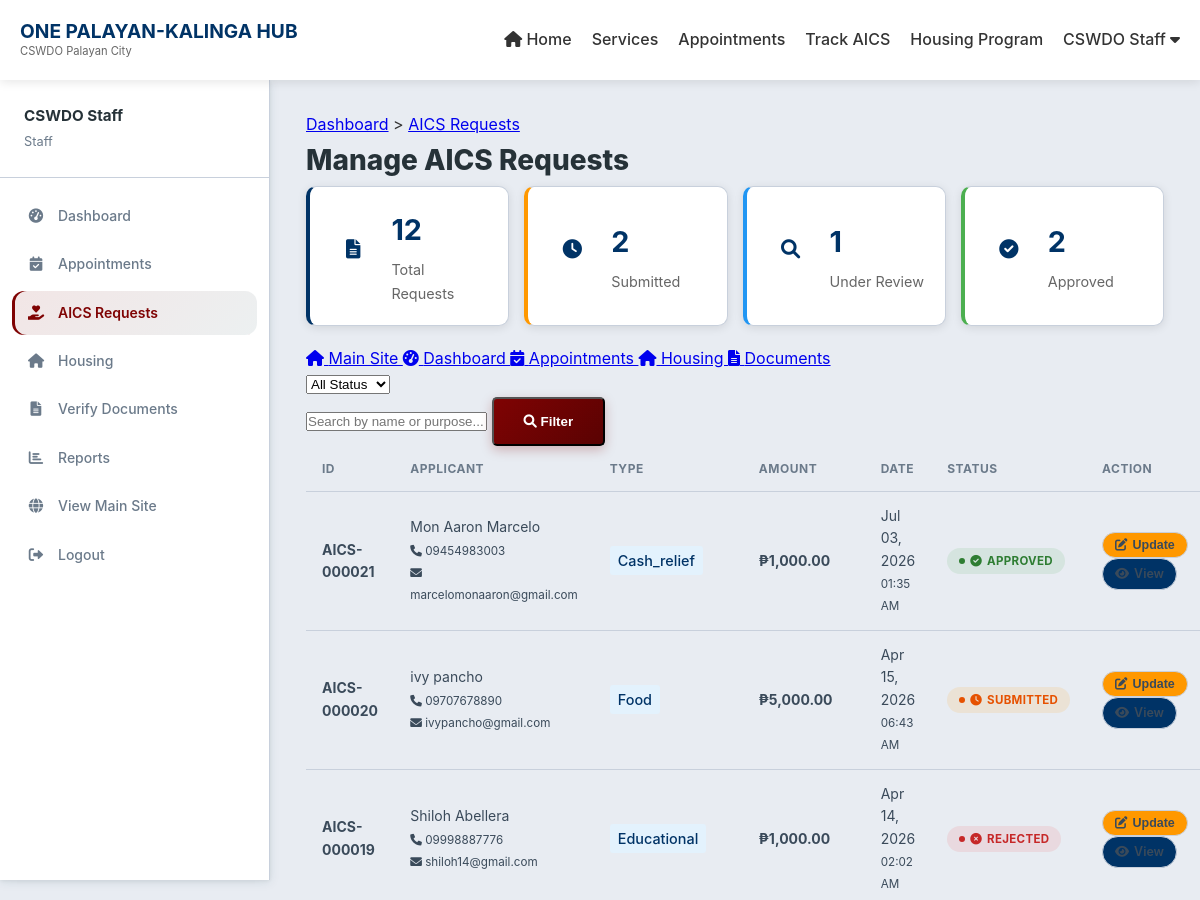
The page /manage-aics.php (signed in, upper part) on the database as committed earlier.
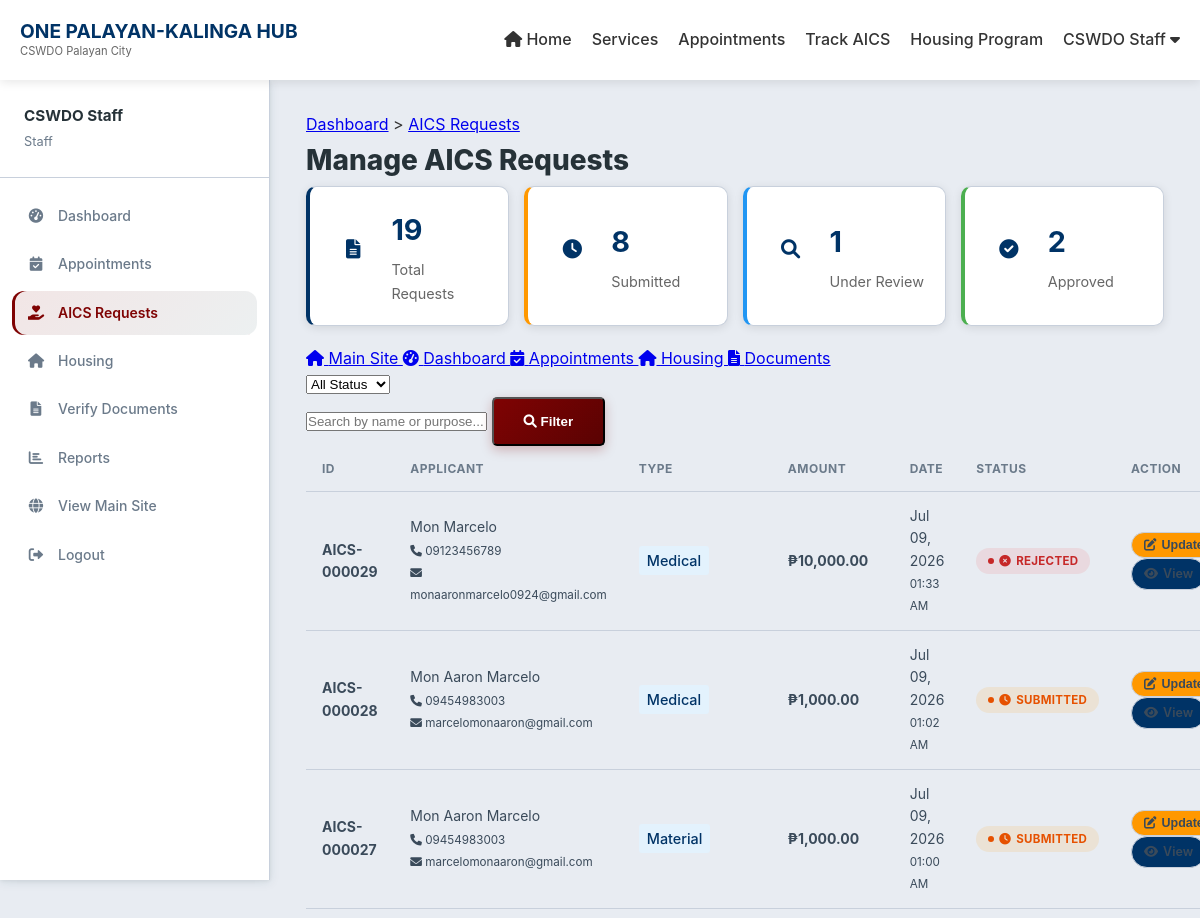
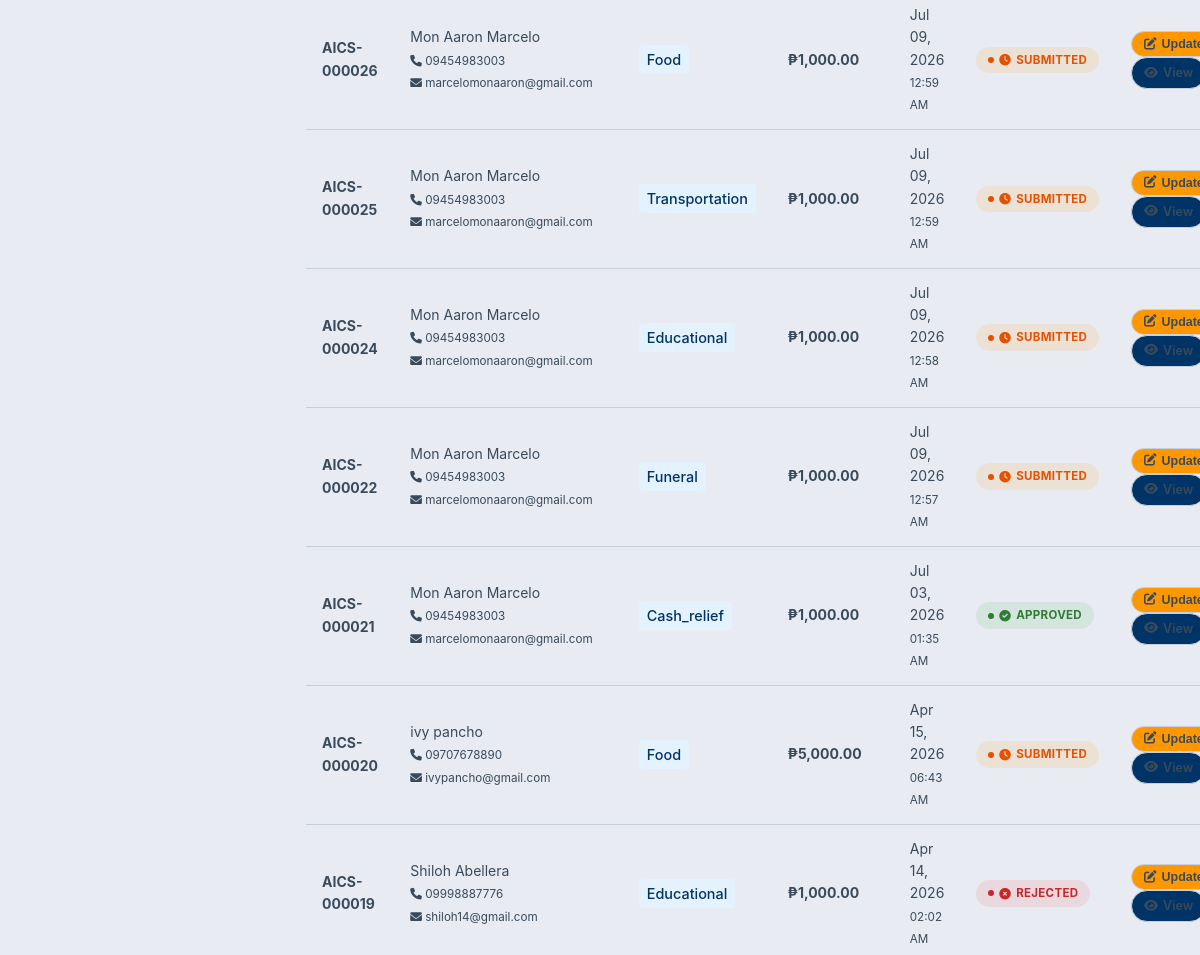
The same page on the database as committed later (2 pictures, top to bottom).
### tables this page shows
CREATE TABLE `aics_requests` (
  `aics_id` int(11) NOT NULL,
  `user_id` int(11) NOT NULL,
  `request_type` enum('medical','funeral','educational','transportation','food','cash_relief','material') NOT NULL,
  `amount_requested` decimal(10,2) DEFAULT NULL,
  `amount_approved` decimal(10,2) DEFAULT NULL,
  `purpose` text DEFAULT NULL,
  `status` enum('submitted','reviewing','approved','rejected','released') DEFAULT 'submitted',
  `submission_date` timestamp NOT NULL DEFAULT current_timestamp(),
  `reviewed_by` int(11) DEFAULT NULL,
  `review_date` datetime DEFAULT NULL,
  `approved_by` int(11) DEFAULT NULL,
  `approval_date` datetime DEFAULT NULL,
  `release_date` datetime DEFAULT NULL,
  `rejection_reason` text DEFAULT NULL
);

CREATE TABLE `users` (
  `user_id` int(11) NOT NULL,
  `username` varchar(50) NOT NULL,
  `password` varchar(255) NOT NULL,
  `email` varchar(100) NOT NULL,
  `first_name` varchar(50) NOT NULL,
  `last_name` varchar(50) NOT NULL,
  `contact_number` varchar(20) DEFAULT NULL,
  `address` text DEFAULT NULL,
  `role` enum('resident','staff','admin') DEFAULT 'resident',
  `status` enum('active','inactive') DEFAULT 'active',
  `created_at` timestamp NOT NULL DEFAULT current_timestamp(),
  `updated_at` timestamp NOT NULL DEFAULT current_timestamp() ON UPDATE current_timestamp(),
  `last_login` datetime DEFAULT NULL,
  `is_active` tinyint(1) NOT NULL DEFAULT 1,
  `profile_picture` varchar(255) DEFAULT NULL,
  `verification_status` enum('pending','verified','rejected') DEFAULT 'pending',
  `verification_date` timestamp NULL DEFAULT NULL,
  `verified_by` int(11) DEFAULT NULL
);

### manage-aics.php (the view, shortened to what the changed rows need)
<?php
$database = new Database();
$db = $database->getConnection();
$query = "SELECT a.*, u.first_name, u.last_name, u.contact_number, u.email
          FROM aics_requests a
          JOIN users u ON a.user_id = u.user_id";
$query .= " ORDER BY a.submission_date DESC";
$stmt = $db->prepare($query);
$stmt->execute();
$stats_query = "SELECT
    COUNT(*) as total,
    SUM(CASE WHEN status = 'submitted' THEN 1 ELSE 0 END) as submitted,
    SUM(CASE WHEN status = 'reviewing' THEN 1 ELSE 0 END) as reviewing,
    SUM(CASE WHEN status = 'approved' THEN 1 ELSE 0 END) as approved,
    SUM(CASE WHEN status = 'rejected' THEN 1 ELSE 0 END) as rejected,
    SUM(CASE WHEN status = 'released' THEN 1 ELSE 0 END) as released
    FROM aics_requests";
$stats = $db->query($stats_query)->fetch(PDO::FETCH_ASSOC);
?>
<!DOCTYPE html>
<html lang="en">
<head>
    <link rel="stylesheet" href="../css/style.css">
    <link rel="stylesheet" href="../css/dashboard.css">
    <link rel="stylesheet" href="https://cdnjs.cloudflare.com/ajax/libs/font-awesome/6.0.0/css/all.min.css">
</head>
<body>
    <nav class="navbar">
        <div class="container">
            <div class="nav-brand">
                <a href="../index.php" style="text-decoration: none; color: inherit;">
                    <h1>ONE PALAYAN-KALINGA HUB</h1>
                </a>
            </div>
        </div>
    </nav>
    <div class="dashboard-container">
        <div class="main-content">
            <h1>Manage AICS Requests</h1>
            <div class="stats-grid">
                <div class="stat-card" onclick="filterByStatus('all')">
                    <div class="stat-details">
                        <h3><?php echo $stats['total']; ?></h3>
                        <p>Total Requests</p>
                    </div>
                </div>
                <div class="stat-card submitted" onclick="filterByStatus('submitted')">
                    <div class="stat-details">
                        <h3><?php echo $stats['submitted']; ?></h3>
                        <p>Submitted</p>
                    </div>
                </div>
            </div>
            <div class="table-container">
                <table class="data-table">
                    <thead>
                        <tr>
                            <th>ID</th>
                            <th>Applicant</th>
                            <th>Type</th>
                            <th>Amount</th>
                            <th>Date</th>
                            <th>Status</th>
                            <th>Action</th>
                        </tr>
                    </thead>
                    <tbody>
                        <?php if($stmt->rowCount() > 0): ?>
                            <?php while($row = $stmt->fetch(PDO::FETCH_ASSOC)): ?>
                            <tr>
                                <td><strong>AICS-<?php echo str_pad($row['aics_id'], 6, '0', STR_PAD_LEFT); ?></strong></td>
                                <td>
                                    <?php echo htmlspecialchars($row['first_name'] . ' ' . $row['last_name']); ?><br>
                                    <small><i class="fas fa-phone"></i> <?php echo htmlspecialchars($row['contact_number']); ?></small><br>
                                    <small><i class="fas fa-envelope"></i> <?php echo htmlspecialchars($row['email']); ?></small>
                                </td>
                                <td>
                                    <span class="request-type"><?php echo ucfirst($row['request_type']); ?></span>
                                </td>
                                <td><strong>₱<?php echo number_format($row['amount_requested'], 2); ?></strong></td>
                                <td>
                                    <?php echo date('M d, Y', strtotime($row['submission_date'])); ?><br>
                                    <small><?php echo date('h:i A', strtotime($row['submission_date'])); ?></small>
                                </td>
                                <td>
                                    <span class="status-badge status-<?php echo $row['status']; ?>">
                                        <i class="fas fa-<?php
                                            echo $row['status'] == 'submitted' ? 'clock' :
                                                ($row['status'] == 'reviewing' ? 'search' :
                                                ($row['status'] == 'approved' ? 'check-circle' :
                                                ($row['status'] == 'released' ? 'gift' : 'times-circle')));
                                        ?>"></i>
                                        <?php echo ucfirst($row['status']); ?>
                                    </span>
                                </td>
                                <td>
                                    <button onclick="showUpdateModal(<?php echo htmlspecialchars(json_encode($row)); ?>)"
                                            class="btn-small btn-update">
                                        <i class="fas fa-edit"></i> Update
                                    </button>
                                    <a href="view-aics.php?id=<?php echo $row['aics_id']; ?>" class="btn-small btn-view">
                                        <i class="fas fa-eye"></i> View
                                    </a>
                                </td>
                            </tr>
                            <?php endwhile; ?>
                        <?php endif; ?>
                    </tbody>
                </table>
            </div>
        </div>
    </div>
</body>
</html>

Rows that differ between the two databases and show on the page:
added aics_requests: aics_id "000029", user.last_name "Mon Marcelo", user.contact_number "09123456789", user.email "monaaronmarcelo0924@gmail.com", request_type "Medical", amount_requested "10,000.00", submission_date "Jul 09, 2026", submission_date "01:33 AM", status "REJECTED"
added aics_requests: aics_id "000028", user.last_name "Mon Aaron Marcelo", user.contact_number "09454983003", user.email "marcelomonaaron@gmail.com", request_type "Medical", amount_requested "1,000.00", submission_date "Jul 09, 2026", submission_date "01:02 AM", status "SUBMITTED"
added aics_requests: aics_id "000027", user.last_name "Mon Aaron Marcelo", user.contact_number "09454983003", user.email "marcelomonaaron@gmail.com", request_type "Material", amount_requested "1,000.00", submission_date "Jul 09, 2026", submission_date "01:00 AM", status "SUBMITTED"
added aics_requests: aics_id "000026", user.last_name "Mon Aaron Marcelo", user.contact_number "09454983003", user.email "marcelomonaaron@gmail.com", request_type "Food", amount_requested "1,000.00", submission_date "Jul 09, 2026", submission_date "12:59 AM", status "SUBMITTED"
added aics_requests: aics_id "000025", user.last_name "Mon Aaron Marcelo", user.contact_number "09454983003", user.email "marcelomonaaron@gmail.com", request_type "Transportation", amount_requested "1,000.00", submission_date "Jul 09, 2026", submission_date "12:59 AM", status "SUBMITTED"
added aics_requests: aics_id "000024", user.last_name "Mon Aaron Marcelo", user.contact_number "09454983003", user.email "marcelomonaaron@gmail.com", request_type "Educational", amount_requested "1,000.00", submission_date "Jul 09, 2026", submission_date "12:58 AM", status "SUBMITTED"
added aics_requests: aics_id "000022", user.last_name "Mon Aaron Marcelo", user.contact_number "09454983003", user.email "marcelomonaaron@gmail.com", request_type "Funeral", amount_requested "1,000.00", submission_date "Jul 09, 2026", submission_date "12:57 AM", status "SUBMITTED"
Other text that changed with them:
$stats['total']: "12" → "19"
$stats['submitted']: "2" → "8"
